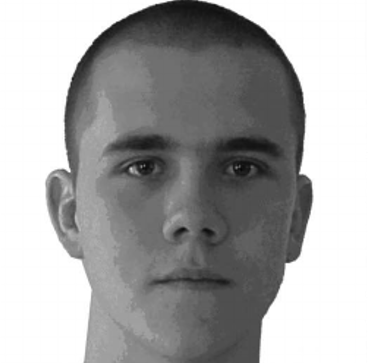
#> input picture med/base.png, 368 x 363 px
$ python main.py
#> lines starting #> are read from the running program, lines starting #| are printed output that depends on the picture
import cv2
import numpy as np
import matplotlib.pyplot as plt

# load imgs in grayscale mode (0 = grayscale)
base = cv2.imread('base.png', 0)
#> base: shape (363, 368); min 6, max 255, mean 166.1
target = cv2.imread('target.png', 0)
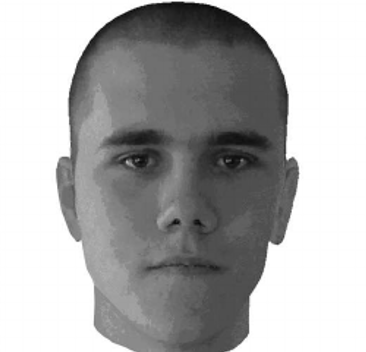
#> input picture med/target.png, 366 x 352 px
#> target: shape (352, 366); min 0, max 255, mean 174.1

# ORB (Oriented FAST and Rotated BRIEF) is a feature detection and description algorithm
orb = cv2.ORB_create(5000) # create an ORB object with max 5000 features
kp1, des1 = orb.detectAndCompute(base, None)  # Detect keypoints and compute their descriptors for both imgs
#> kp1 = 345 keypoints; strongest (x, y, size): (300, 172, 31), (301, 171, 53.6), (301, 170, 64.3), (301, 173, 44.6)
kp2, des2 = orb.detectAndCompute(target, None)
#> kp2 = 273 keypoints; strongest (x, y, size): (287, 158, 31), (269, 243, 44.6), (287, 157, 44.6), (270, 244, 53.6)

# feature matching
bf = cv2.BFMatcher(cv2.NORM_HAMMING, crossCheck=True) # { crossCheck = True } ensures one-to-one matching for each descriptor
matches = bf.match(des1, des2)
#> matches = 126 matches
matches = sorted(matches, key = lambda x : x.distance)

# Extract matched keypoints
pts1 = np.float32([kp1[m.queryIdx].pt for m in matches]).reshape(-1, 1, 2)
#> pts1 = 126 rows, first 8: [229.3, 168.4], [140.3, 161.2], [161.2, 143.3], [70.85, 77.76], [144.3, 171.7], [154.3, 281.2], [122.4, 170.2], [229.9, 170.2]
pts2 = np.float32([kp2[m.trainIdx].pt for m in matches]).reshape(-1, 1, 2)
#> pts2 = 126 rows, first 8: [218.6, 161.2], [134.4, 155.3], [155.3, 137.4], [76.32, 63.36], [141, 163.8], [146.8, 266.3], [121.9, 159.3], [219, 159.3]
#  m.queryIdx and m.trainIdx give indices of matching descriptors in base and target imgs
#  kp1[]/kp2[] access the corresponding keypoints; .pt => (x, y)
#  .reshape(-1, 1, 2) reshapes to (N, 1, 2) — N points; -1 => Let NumPy infer this dimension

# find homography
H, mask = cv2.findHomography(pts2, pts1, cv2.RANSAC, 5.0)
#> H = [[1.01, -0.0654, 6.83], [0.0139, 0.921, 8.25], [7.71e-05, -0.00042, 1]]; mask = 126 values, max 1 at index 0, min 0 at index 3, mean 0.77
# - Uses RANSAC (Random Sample Consensus) to robustly handle outliers(incorrect matches) in matched kp
# - Returns:
#       H    → 3x3 transformation matrix (used to warp the target img)
#       mask → binary mask indicating which matches are inliers(trusted matches; here, reprojection error < 5.0)

# warp target image
h, w = base.shape
#> h = 363; w = 368
registered = cv2.warpPerspective(target, H, (w, h))
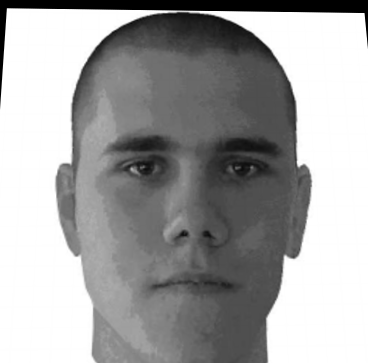
#> registered: shape (363, 368); min 0, max 255, mean 163.4

# Prepare images
matched_img = cv2.drawMatches(
    base,
    kp1,
    target,
    kp2,
    matches[:50],
    None,
    flags=cv2.DrawMatchesFlags_NOT_DRAW_SINGLE_POINTS
)
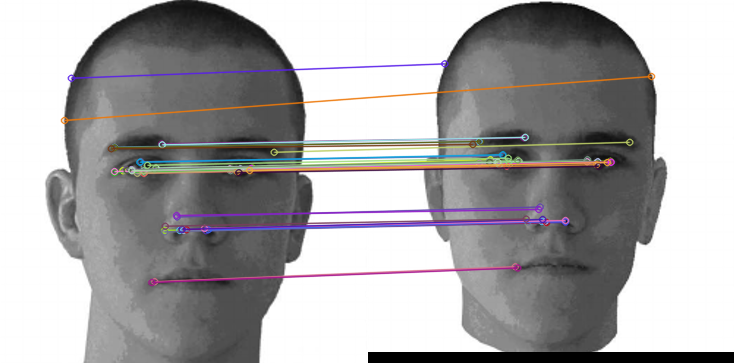
#> matched_img: shape (363, 734, 3); mean of channels 0, 1, 2 167, 166.2, 167.6; drawn as B, G, R
blended = cv2.addWeighted(base, 0.5, registered, 0.5, 0) # 0 - Scalar added to each pixel after blending | Usually kept at 0 unless brightness adjustment is needed
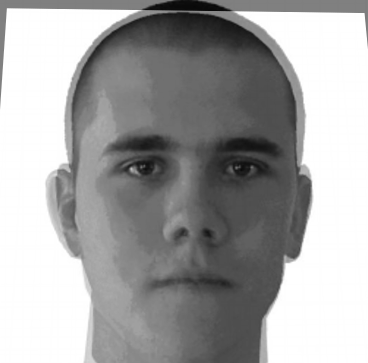
#> blended: shape (363, 368); min 8, max 255, mean 164.7

plt.figure(figsize=(10, 6))

plt.subplot(231), plt.imshow(base, cmap='gray'), plt.title('Base Image'), plt.axis('off')
plt.subplot(232), plt.imshow(target, cmap='gray'), plt.title('Target Image'), plt.axis('off')
plt.subplot(233), plt.imshow(registered, cmap='gray'), plt.title('Registered Image'), plt.axis('off')
plt.subplot(234), plt.imshow(matched_img), plt.title('Top 50 ORB Matches'), plt.axis('off')
plt.subplot(235), plt.imshow(blended, cmap='gray'), plt.title('Blended Comparison'), plt.axis('off')

plt.tight_layout()
plt.show()
